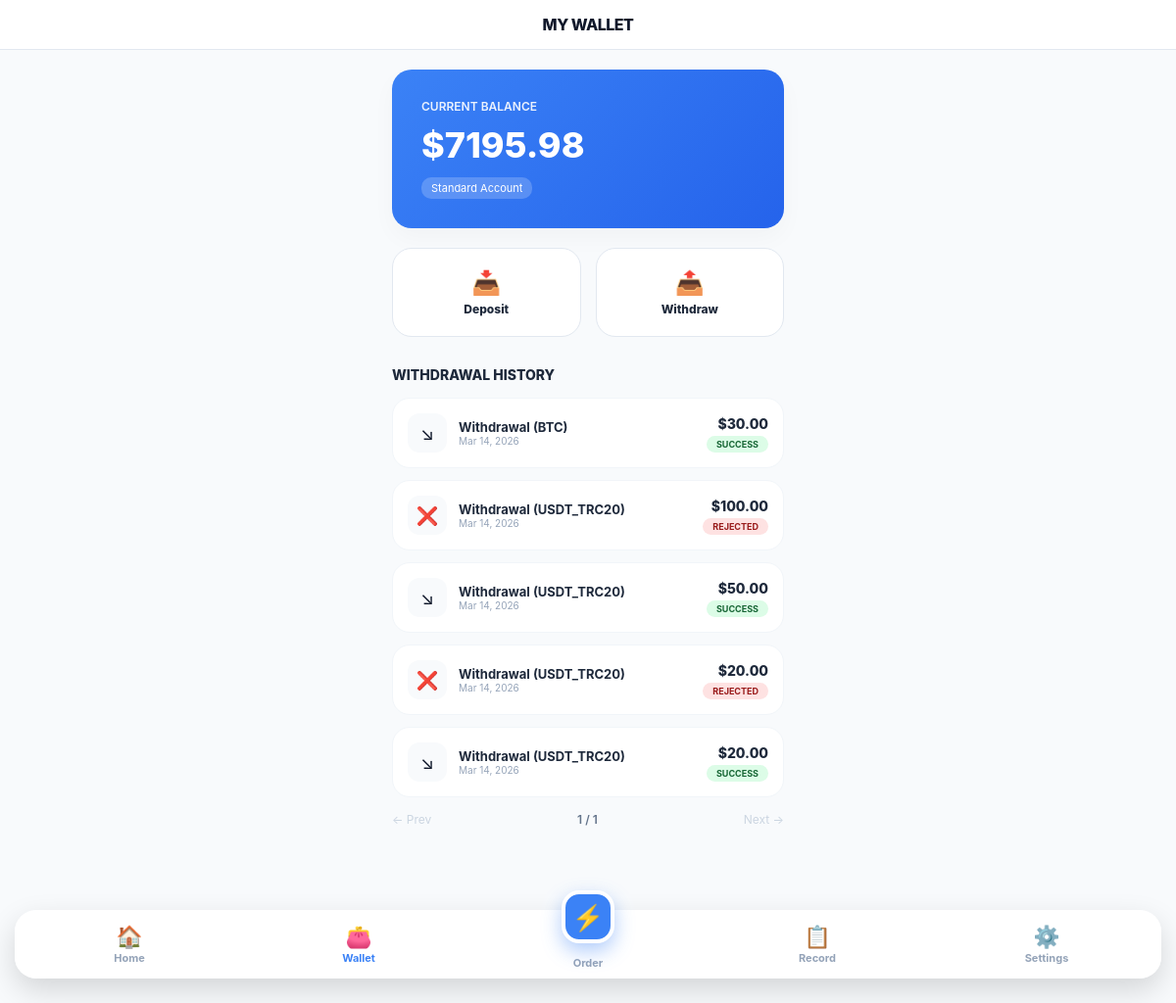
The app's page /wallet/ (signed in) with its own data.
### Catalog/models.py (models this page shows, shortened)
class Profile(models.Model):
    VIP_CONFIG = {
        1: {'rate': Decimal('1.0'), 'limit': 40},
        2: {'rate': Decimal('1.4'), 'limit': 45},
        3: {'rate': Decimal('2.0'), 'limit': 50},
        4: {'rate': Decimal('2.8'), 'limit': 55},
        5: {'rate': Decimal('4.0'), 'limit': 60},
    }
    user = models.OneToOneField(User, on_delete=models.CASCADE, related_name='profile')
    wallet_address = models.CharField(max_length=255, blank=True, null=True)
    network = models.CharField(max_length=50, default='ETH_USDC')
    balance = models.DecimalField(max_digits=12, decimal_places=2, default=Decimal('0.00'))
    phone_number = models.CharField(max_length=20, blank=True, null=True, unique=True)
    total_earned = models.DecimalField(max_digits=12, decimal_places=2, default=Decimal('0.00'))
    current_progress = models.IntegerField(default=0)
    vip_level = models.IntegerField(default=1)
    withdrawal_pin = models.CharField(max_length=6, default="000000")
    created_at = models.DateTimeField(auto_now_add=True)
    updated_at = models.DateTimeField(auto_now=True)

class Order(models.Model):
    STATUS_CHOICES = [
        ('scheduled', 'Scheduled'),
        ('pending', 'Pending'),
        ('completed', 'Completed'),
        ('frozen', 'Frozen'),
        ('withdrawal', 'Withdrawal Pending'),
        ('withdrawn', 'Withdrawn/Paid'),
        ('rejected', 'Rejected'),
    ]
    user = models.ForeignKey(User, on_delete=models.CASCADE, related_name='orders', null=True, blank=True)
    product_name = models.CharField(max_length=255)
    image_url = models.URLField(max_length=500, blank=True, null=True)
    price = models.DecimalField(max_digits=12, decimal_places=2, default=Decimal('0.00'))
    profit = models.DecimalField(max_digits=12, decimal_places=2, default=Decimal('0.00'))
    commission_rate = models.DecimalField(max_digits=5, decimal_places=2, default=Decimal('0.50'))
    status = models.CharField(max_length=20, choices=STATUS_CHOICES, default='pending')
    created_at = models.DateTimeField(auto_now_add=True)
    scheduled_at = models.IntegerField(null=True, blank=True)

### Catalog/views.py (the view)
# urls.py: path('wallet/', views.user_wallet, name='user_wallet'),
@login_required(login_url='user_login')
def user_wallet(request):
    withdrawal_orders = request.user.orders.filter(status__in=['withdrawal', 'withdrawn', 'rejected']).order_by('-created_at')
    paginator = Paginator(withdrawal_orders, 5)
    page_obj = paginator.get_page(request.GET.get('page'))
    return render(request, 'users/wallet.html', {'profile': request.user.profile, 'withdrawals': page_obj})

### Catalog/templates/users/wallet.html
{% extends "users/user_main.html" %}
{% block header_title %}MY WALLET{% endblock %}
{% block content %}
<div style="width: 100%; max-width: 400px; margin: 0 auto; padding-bottom: 40px;">
    <div class="dashboard-card" style="padding: 30px; background: linear-gradient(135deg, #3b82f6 0%, #2563eb 100%); color: white; border: none; margin-bottom: 20px; border-radius: 20px;">
        <div style="font-size: 12px; font-weight: 600; opacity: 0.9; text-transform: uppercase;">Current Balance</div>
        <div style="font-size: 36px; font-weight: 800; margin: 10px 0;">${{ profile.balance }}</div>
        <div style="font-size: 11px; background: rgba(255,255,255,0.2); display: inline-block; padding: 4px 10px; border-radius: 10px;">Standard Account</div>
    </div>
    <div style="display: grid; grid-template-columns: 1fr 1fr; gap: 15px; margin-bottom: 25px;">
        <a href="{% url 'user_settings' %}" style="text-decoration: none; background: white; padding: 20px; border-radius: 20px; text-align: center; border: 1px solid #e2e8f0;">
            <div style="font-size: 24px; margin-bottom: 5px;">📥</div>
            <div style="font-size: 12px; font-weight: 800; color: #1e293b;">Deposit</div>
        </a>
        <a href="{% url 'withdraw_funds' %}" style="text-decoration: none; background: white; padding: 20px; border-radius: 20px; text-align: center; border: 1px solid #e2e8f0;">
            <div style="font-size: 24px; margin-bottom: 5px;">📤</div>
            <div style="font-size: 12px; font-weight: 800; color: #1e293b;">Withdraw</div>
        </a>
    </div>
    <div style="margin-top: 30px;">
        <h4 style="margin: 0 0 15px 0; font-size: 14px; color: #1e293b; font-weight: 800;">WITHDRAWAL HISTORY</h4>
        {% for order in withdrawals %}
            <div style="background: white; padding: 15px; border-radius: 18px; border: 1px solid #f1f5f9; margin-bottom: 12px; display: flex; justify-content: space-between; align-items: center;">
                <div style="display: flex; align-items: center; gap: 12px;">
                    <div style="background: #f8fafc; width: 40px; height: 40px; border-radius: 12px; display: flex; align-items: center; justify-content: center; font-size: 18px;">
                        {% if order.status == 'rejected' %}❌{% else %}↘{% endif %}
                    </div>
                    <div>
                        <div style="font-size: 13px; font-weight: 700; color: #1e293b;">{{ order.product_name }}</div>
                        <div style="font-size: 10px; color: #94a3b8;">{{ order.created_at|date:"M d, Y" }}</div>
                    </div>
                </div>
                <div style="text-align: right;">
                    <div style="font-size: 14px; font-weight: 800; color: #1e293b;">${{ order.price }}</div>
                    <span style="font-size: 9px; padding: 3px 10px; border-radius: 20px; font-weight: 700; text-transform: uppercase;
                        {% if order.status == 'withdrawn' %} background: #dcfce7; color: #166534;
                        {% elif order.status == 'withdrawal' %} background: #fef9c3; color: #854d0e;
                        {% else %} background: #fee2e2; color: #991b1b; {% endif %}">
                        {% if order.status == 'withdrawal' %}Pending{% elif order.status == 'withdrawn' %}Success{% else %}Rejected{% endif %}
                    </span>
                </div>
            </div>
        {% empty %}
            <div style="text-align: center; padding: 40px; color: #94a3b8; font-size: 12px;">No records found.</div>
        {% endfor %}
        <div style="display: flex; justify-content: space-between; align-items: center; margin-top: 15px;">
            {% if withdrawals.has_previous %}
                <a href="?page={{ withdrawals.previous_page_number }}" style="text-decoration: none; font-size: 12px; font-weight: 700; color: #3b82f6;">← Prev</a>
            {% else %} <span style="color: #cbd5e1; font-size: 12px;">← Prev</span> {% endif %}
            <span style="font-size: 12px; font-weight: 600; color: #64748b;">{{ withdrawals.number }} / {{ withdrawals.paginator.num_pages }}</span>
            {% if withdrawals.has_next %}
                <a href="?page={{ withdrawals.next_page_number }}" style="text-decoration: none; font-size: 12px; font-weight: 700; color: #3b82f6;">Next →</a>
            {% else %} <span style="color: #cbd5e1; font-size: 12px;">Next →</span> {% endif %}
        </div>
    </div>
</div>
{% endblock %}

### Catalog/templates/users/user_main.html (style rules this page uses)
:root { --primary: #3b82f6; --inactive: #94a3b8; --bg: #f8fafc; --dark: #0f172a; --nav-height: 70px; }
* { box-sizing: border-box; -webkit-tap-highlight-color: transparent; }
body { margin: 0; background: var(--bg); font-family: -apple-system, system-ui, sans-serif; padding-bottom: 120px; color: var(--dark); }
.dashboard-card { background: white; width: 100%; max-width: 450px; border-radius: 24px; box-shadow: 0 10px 25px rgba(0,0,0,0.03); border: 1px solid #f1f5f9; padding: 20px; }

### records on screen
Profile: balance "7195.98"
Order: product_name "Withdrawal (BTC)", created_at "Mar 14, 2026", price "30.00", status "SUCCESS"
Order: product_name "Withdrawal (USDT_TRC20)", created_at "Mar 14, 2026", price "100.00", status "REJECTED"
Order: product_name "Withdrawal (USDT_TRC20)", created_at "Mar 14, 2026", price "50.00", status "SUCCESS"
Order: product_name "Withdrawal (USDT_TRC20)", created_at "Mar 14, 2026", price "20.00", status "REJECTED"
Order: product_name "Withdrawal (USDT_TRC20)", created_at "Mar 14, 2026", price "20.00", status "SUCCESS"

### other values on screen
{{ withdrawals.number }} "1"
{{ withdrawals.paginator.num_pages }} "1"
